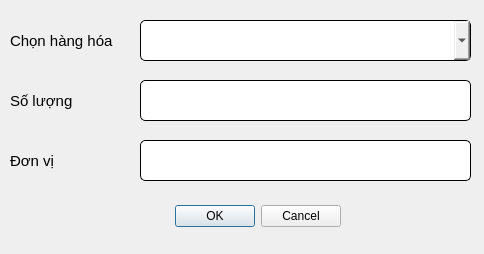
<?xml version="1.0" encoding="UTF-8"?>
<ui version="4.0">
 <class>Dialog</class>
 <widget class="QDialog" name="Dialog">
  <property name="geometry">
   <rect>
    <x>0</x>
    <y>0</y>
    <width>484</width>
    <height>254</height>
   </rect>
  </property>
  <property name="font">
   <font>
    <weight>75</weight>
    <bold>true</bold>
   </font>
  </property>
  <property name="windowTitle">
   <string>Dialog</string>
  </property>
  <property name="styleSheet">
   <string notr="true">QLineEdit {
	border-radius: 5px;
	border: 1px solid #000000;
	padding: 10px;
}
QComboBox {
	border-radius: 5px;
	border: 1px solid #000000;
	padding: 10px;
}</string>
  </property>
  <widget class="QDialogButtonBox" name="btn_box">
   <property name="geometry">
    <rect>
     <x>150</x>
     <y>200</y>
     <width>191</width>
     <height>32</height>
    </rect>
   </property>
   <property name="orientation">
    <enum>Qt::Horizontal</enum>
   </property>
   <property name="standardButtons">
    <set>QDialogButtonBox::Cancel|QDialogButtonBox::Ok</set>
   </property>
  </widget>
  <widget class="QLabel" name="label_7">
   <property name="geometry">
    <rect>
     <x>10</x>
     <y>20</y>
     <width>131</width>
     <height>41</height>
    </rect>
   </property>
   <property name="font">
    <font>
     <pointsize>11</pointsize>
    </font>
   </property>
   <property name="text">
    <string>Chọn hàng hóa</string>
   </property>
  </widget>
  <widget class="QComboBox" name="prod_box">
   <property name="geometry">
    <rect>
     <x>140</x>
     <y>20</y>
     <width>331</width>
     <height>41</height>
    </rect>
   </property>
   <property name="font">
    <font>
     <kerning>true</kerning>
    </font>
   </property>
   <property name="frame">
    <bool>true</bool>
   </property>
  </widget>
  <widget class="QLineEdit" name="quantity_input">
   <property name="geometry">
    <rect>
     <x>140</x>
     <y>80</y>
     <width>331</width>
     <height>41</height>
    </rect>
   </property>
   <property name="font">
    <font>
     <pointsize>9</pointsize>
    </font>
   </property>
   <property name="placeholderText">
    <string/>
   </property>
  </widget>
  <widget class="QLabel" name="label_11">
   <property name="geometry">
    <rect>
     <x>10</x>
     <y>80</y>
     <width>131</width>
     <height>41</height>
    </rect>
   </property>
   <property name="font">
    <font>
     <pointsize>11</pointsize>
    </font>
   </property>
   <property name="text">
    <string>Số lượng</string>
   </property>
  </widget>
  <widget class="QLabel" name="label_12">
   <property name="geometry">
    <rect>
     <x>10</x>
     <y>140</y>
     <width>131</width>
     <height>41</height>
    </rect>
   </property>
   <property name="font">
    <font>
     <pointsize>11</pointsize>
    </font>
   </property>
   <property name="text">
    <string>Đơn vị</string>
   </property>
  </widget>
  <widget class="QLineEdit" name="unit_input">
   <property name="enabled">
    <bool>false</bool>
   </property>
   <property name="geometry">
    <rect>
     <x>140</x>
     <y>140</y>
     <width>331</width>
     <height>41</height>
    </rect>
   </property>
   <property name="font">
    <font>
     <family>JetBrains Mono</family>
     <pointsize>8</pointsize>
    </font>
   </property>
   <property name="text">
    <string/>
   </property>
   <property name="placeholderText">
    <string/>
   </property>
  </widget>
 </widget>
 <resources/>
 <connections>
  <connection>
   <sender>btn_box</sender>
   <signal>accepted()</signal>
   <receiver>Dialog</receiver>
   <slot>accept()</slot>
   <hints>
    <hint type="sourcelabel">
     <x>248</x>
     <y>254</y>
    </hint>
    <hint type="destinationlabel">
     <x>157</x>
     <y>274</y>
    </hint>
   </hints>
  </connection>
  <connection>
   <sender>btn_box</sender>
   <signal>rejected()</signal>
   <receiver>Dialog</receiver>
   <slot>reject()</slot>
   <hints>
    <hint type="sourcelabel">
     <x>316</x>
     <y>260</y>
    </hint>
    <hint type="destinationlabel">
     <x>286</x>
     <y>274</y>
    </hint>
   </hints>
  </connection>
 </connections>
</ui>
